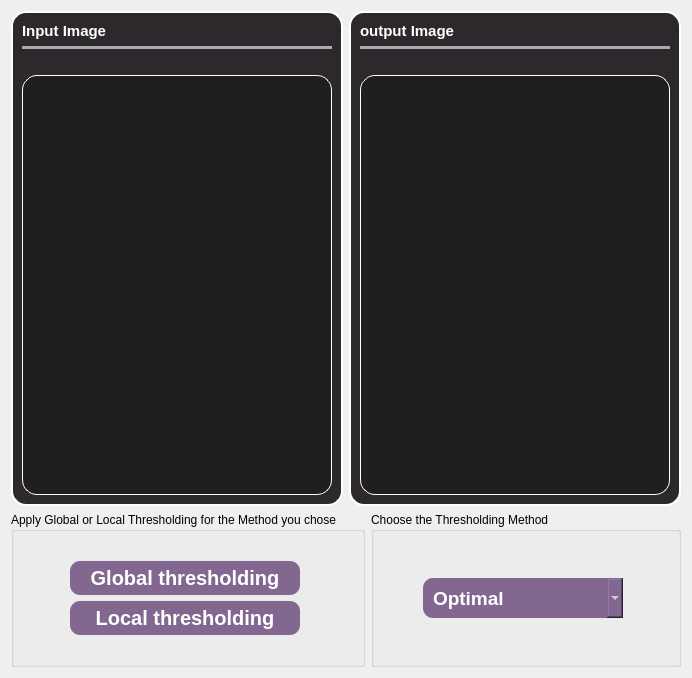
      <widget class="QWidget" name="harris_tab">
       <property name="styleSheet">
        <string notr="true"> /*</string>
       </property>
       <attribute name="title">
        <string>Thresholding</string>
       </attribute>
       <layout class="QGridLayout" name="gridLayout_2">
        <item row="0" column="0">
         <layout class="QHBoxLayout" name="horizontalLayout_2">
          <item>
           <widget class="QFrame" name="frame_25">
            <property name="maximumSize">
             <size>
              <width>600</width>
              <height>700</height>
             </size>
            </property>
            <property name="styleSheet">
             <string notr="true">background-color: #2d282c; /* Background color */
    border-radius: 15px; /* Curved borders */
    border: 2px solid #ffffff; /* 3D outline */

    box-shadow: 2px 2px 8px rgba(0, 0, 0, 0.7); /* 3D shadow effect */</string>
            </property>
            <property name="frameShape">
             <enum>QFrame::StyledPanel</enum>
            </property>
            <property name="frameShadow">
             <enum>QFrame::Raised</enum>
            </property>
            <layout class="QGridLayout" name="gridLayout_34">
             <property name="leftMargin">
              <number>9</number>
             </property>
             <item row="0" column="1">
              <layout class="QVBoxLayout" name="verticalLayout_75">
               <property name="leftMargin">
                <number>0</number>
               </property>
               <item>
                <widget class="QLabel" name="label_46">
                 <property name="styleSheet">
                  <string notr="true">color: #ffffff;
font-weight:Bold;
font-size: 15px;
border: none;
</string>
                 </property>
                 <property name="text">
                  <string>Input Image</string>
                 </property>
                </widget>
               </item>
               <item>
                <widget class="Line" name="line_37">
                 <property name="styleSheet">
                  <string notr="true">/* Line style */

  /* Set the width of the line */
  width: 20px;

  /* Set the height of the line */
  height: 5px;

  /* Set the background color of the line */
  background-color:#a8abaf;

  /* Set the border of the line */
  border: 10px;

  /* Set the border radius of the line */
  border-radius:5px;




</string>
                 </property>
                 <property name="orientation">
                  <enum>Qt::Horizontal</enum>
                 </property>
                </widget>
               </item>
               <item>
                <layout class="QHBoxLayout" name="horizontalLayout_45">
                 <item>
                  <layout class="QVBoxLayout" name="verticalLayout_76" stretch="0,5">
                   <item>
                    <spacer name="horizontalSpacer_17">
                     <property name="orientation">
                      <enum>Qt::Horizontal</enum>
                     </property>
                     <property name="sizeHint" stdset="0">
                      <size>
                       <width>40</width>
                       <height>20</height>
                      </size>
                     </property>
                    </spacer>
                   </item>
                   <item>
                    <widget class="QWidget" name="inputImageTh" native="true">
                     <property name="minimumSize">
                      <size>
                       <width>0</width>
                       <height>420</height>
                      </size>
                     </property>
                     <property name="maximumSize">
                      <size>
                       <width>600</width>
                       <height>700</height>
                      </size>
                     </property>
                     <property name="styleSheet">
                      <string notr="true">border: 1px solid #ffffff;
background-color: #1f1f1f;</string>
                     </property>
                    </widget>
                   </item>
                  </layout>
                 </item>
                </layout>
               </item>
              </layout>
             </item>
            </layout>
           </widget>
          </item>
          <item>
           <widget class="QFrame" name="frame_24">
            <property name="maximumSize">
             <size>
              <width>600</width>
              <height>700</height>
             </size>
            </property>
            <property name="styleSheet">
             <string notr="true">background-color: #2d282c; /* Background color */
    border-radius: 15px; /* Curved borders */
    border: 2px solid #ffffff; /* 3D outline */

    box-shadow: 2px 2px 8px rgba(0, 0, 0, 0.7); /* 3D shadow effect */</string>
            </property>
            <property name="frameShape">
             <enum>QFrame::StyledPanel</enum>
            </property>
            <property name="frameShadow">
             <enum>QFrame::Raised</enum>
            </property>
            <layout class="QGridLayout" name="gridLayout_33">
             <property name="leftMargin">
              <number>9</number>
             </property>
             <item row="0" column="1">
              <layout class="QVBoxLayout" name="verticalLayout_73">
               <property name="leftMargin">
                <number>0</number>
               </property>
               <item>
                <widget class="QLabel" name="label_45">
                 <property name="styleSheet">
                  <string notr="true">color: #ffffff;
font-weight:Bold;
font-size: 15px;
border: none;
</string>
                 </property>
                 <property name="text">
                  <string>output Image</string>
                 </property>
                </widget>
               </item>
               <item>
                <widget class="Line" name="line_36">
                 <property name="styleSheet">
                  <string notr="true">/* Line style */

  /* Set the width of the line */
  width: 20px;

  /* Set the height of the line */
  height: 5px;

  /* Set the background color of the line */
  background-color:#a8abaf;

  /* Set the border of the line */
  border: 10px;

  /* Set the border radius of the line */
  border-radius:5px;




</string>
                 </property>
                 <property name="orientation">
                  <enum>Qt::Horizontal</enum>
                 </property>
                </widget>
               </item>
               <item>
                <layout class="QHBoxLayout" name="horizontalLayout_44">
                 <item>
                  <layout class="QVBoxLayout" name="verticalLayout_74" stretch="0,5">
                   <item>
                    <spacer name="horizontalSpacer_16">
                     <property name="orientation">
                      <enum>Qt::Horizontal</enum>
                     </property>
                     <property name="sizeHint" stdset="0">
                      <size>
                       <width>40</width>
                       <height>20</height>
                      </size>
                     </property>
                    </spacer>
                   </item>
                   <item>
                    <widget class="QWidget" name="outputImageTh" native="true">
                     <property name="minimumSize">
                      <size>
                       <width>0</width>
                       <height>420</height>
                      </size>
                     </property>
                     <property name="maximumSize">
                      <size>
                       <width>600</width>
                       <height>700</height>
                      </size>
                     </property>
                     <property name="styleSheet">
                      <string notr="true">border: 1px solid #ffffff;
background-color: #1f1f1f;</string>
                     </property>
                    </widget>
                   </item>
                  </layout>
                 </item>
                </layout>
               </item>
              </layout>
             </item>
            </layout>
           </widget>
          </item>
         </layout>
        </item>
        <item row="1" column="0">
         <layout class="QHBoxLayout" name="horizontalLayout_17">
          <item>
           <widget class="QGroupBox" name="groupBox_13">
            <property name="sizePolicy">
             <sizepolicy hsizetype="Preferred" vsizetype="Fixed">
              <horstretch>0</horstretch>
              <verstretch>0</verstretch>
             </sizepolicy>
            </property>
            <property name="maximumSize">
             <size>
              <width>600</width>
              <height>200</height>
             </size>
            </property>
            <property name="styleSheet">
             <string notr="true">QGroupBox {
background-color: #1f1f1f;
border-radius: 14px;
border: 1.2px solid white;
    font-weight: bold;

}
QGroupBox::title {
    color: white;
    font-weight: bold;

}
background-color: #784B84;
      color: white;
      border: none;
      padding: 5px 10px;
     border: 1.2px solid white;
border-style: outset;
border-radius: 5px;</string>
            </property>
            <property name="title">
             <string>Apply Global or Local Thresholding for the Method you chose</string>
            </property>
            <layout class="QGridLayout" name="gridLayout_12">
             <item row="2" column="1">
              <widget class="QWidget" name="slidersWidget_4" native="true">
               <property name="styleSheet">
                <string notr="true">border: none;
background-color: #1f1f1f;</string>
               </property>
              </widget>
             </item>
             <item row="1" column="0">
              <layout class="QHBoxLayout" name="horizontalLayout_29">
               <property name="spacing">
                <number>3</number>
               </property>
               <item>
                <spacer name="horizontalSpacer_32">
                 <property name="orientation">
                  <enum>Qt::Horizontal</enum>
                 </property>
                 <property name="sizeHint" stdset="0">
                  <size>
                   <width>40</width>
                   <height>20</height>
                  </size>
                 </property>
                </spacer>
               </item>
               <item>
                <widget class="QPushButton" name="applyGlobalThreshold">
                 <property name="minimumSize">
                  <size>
                   <width>230</width>
                   <height>0</height>
                  </size>
                 </property>
                 <property name="maximumSize">
                  <size>
                   <width>200</width>
                   <height>16777215</height>
                  </size>
                 </property>
                 <property name="cursor">
                  <cursorShape>PointingHandCursor</cursorShape>
                 </property>
                 <property name="styleSheet">
                  <string notr="true">QPushButton{
  appearance: button;
  backface-visibility: hidden;
  background-color: #826890;
  border-radius: 10px;
  border-width: 0;
  box-shadow: rgba(50, 50, 93, .1) 0 0 0 1px inset,rgba(50, 50, 93, .1) 0 2px 5px 0,rgba(0, 0, 0, .07) 0 1px 1px 0;
  box-sizing: border-box;
font-size:20px;
      color: white;
   
     border: none;
padding-top:5px;
padding-bottom:5px;
font-weight:bold;


}
QPushButton:hover {
    background-color: #695474;    /* Slightly lighter blue when hovering */
}

QPushButton:pressed {
    background-color: #4d3d55;    /* Darker blue when pressed */
}
</string>
                 </property>
                 <property name="text">
                  <string>Global thresholding</string>
                 </property>
                </widget>
               </item>
               <item>
                <spacer name="horizontalSpacer_34">
                 <property name="orientation">
                  <enum>Qt::Horizontal</enum>
                 </property>
                 <property name="sizeHint" stdset="0">
                  <size>
                   <width>40</width>
                   <height>20</height>
                  </size>
                 </property>
                </spacer>
               </item>
              </layout>
             </item>
             <item row="0" column="0">
              <spacer name="horizontalSpacer_7">
               <property name="orientation">
                <enum>Qt::Horizontal</enum>
               </property>
               <property name="sizeHint" stdset="0">
                <size>
                 <width>40</width>
                 <height>20</height>
                </size>
               </property>
              </spacer>
             </item>
             <item row="3" column="0">
              <spacer name="horizontalSpacer_8">
               <property name="orientation">
                <enum>Qt::Horizontal</enum>
               </property>
               <property name="sizeHint" stdset="0">
                <size>
                 <width>40</width>
                 <height>20</height>
                </size>
               </property>
              </spacer>
             </item>
             <item row="2" column="0">
              <layout class="QHBoxLayout" name="horizontalLayout_28">
               <property name="spacing">
                <number>3</number>
               </property>
               <item>
                <spacer name="horizontalSpacer_19">
                 <property name="orientation">
                  <enum>Qt::Horizontal</enum>
                 </property>
                 <property name="sizeHint" stdset="0">
                  <size>
                   <width>40</width>
                   <height>20</height>
                  </size>
                 </property>
                </spacer>
               </item>
               <item>
                <widget class="QPushButton" name="applyLocalThreshold">
                 <property name="minimumSize">
                  <size>
                   <width>230</width>
                   <height>0</height>
                  </size>
                 </property>
                 <property name="maximumSize">
                  <size>
                   <width>200</width>
                   <height>16777215</height>
                  </size>
                 </property>
                 <property name="cursor">
                  <cursorShape>PointingHandCursor</cursorShape>
                 </property>
                 <property name="styleSheet">
                  <string notr="true">QPushButton{
  appearance: button;
  backface-visibility: hidden;
  background-color: #826890;
  border-radius: 10px;
  border-width: 0;
  box-shadow: rgba(50, 50, 93, .1) 0 0 0 1px inset,rgba(50, 50, 93, .1) 0 2px 5px 0,rgba(0, 0, 0, .07) 0 1px 1px 0;
  box-sizing: border-box;
font-size:20px;
      color: white;
   
     border: none;
padding-top:5px;
padding-bottom:5px;
font-weight:bold;

}
QPushButton:hover {
    background-color: #695474;    /* Slightly lighter blue when hovering */
}

QPushButton:pressed {
    background-color: #4d3d55;    /* Darker blue when pressed */
}
</string>
                 </property>
                 <property name="text">
                  <string>Local thresholding</string>
                 </property>
                </widget>
               </item>
               <item>
                <spacer name="horizontalSpacer_21">
                 <property name="orientation">
                  <enum>Qt::Horizontal</enum>
                 </property>
                 <property name="sizeHint" stdset="0">
                  <size>
                   <width>40</width>
                   <height>20</height>
                  </size>
                 </property>
                </spacer>
               </item>
              </layout>
             </item>
            </layout>
           </widget>
          </item>
          <item>
           <widget class="QGroupBox" name="groupBox_9">
            <property name="sizePolicy">
             <sizepolicy hsizetype="Preferred" vsizetype="Fixed">
              <horstretch>0</horstretch>
              <verstretch>0</verstretch>
             </sizepolicy>
            </property>
            <property name="maximumSize">
             <size>
              <width>600</width>
              <height>270</height>
             </size>
            </property>
            <property name="styleSheet">
             <string notr="true">QGroupBox {
background-color: #1f1f1f;
border-radius: 14px;
border: 1.2px solid white;
    font-weight: bold;
}
QGroupBox::title {
    color: white;
    font-weight: bold;

}
background-color: #784B84;
      color: white;
      border: none;
      padding: 5px 10px;
     border: 1.2px solid white;
border-style: outset;
border-radius: 5px;</string>
            </property>
            <property name="title">
             <string>Choose the Thresholding Method</string>
            </property>
            <layout class="QGridLayout" name="gridLayout_7">
             <item row="2" column="1">
              <widget class="QWidget" name="slidersWidget_2" native="true">
               <property name="styleSheet">
                <string notr="true">border: none;
background-color: #1f1f1f;</string>
               </property>
              </widget>
             </item>
             <item row="2" column="0">
              <layout class="QHBoxLayout" name="horizontalLayout_35">
               <item>
                <spacer name="horizontalSpacer_41">
                 <property name="orientation">
                  <enum>Qt::Horizontal</enum>
                 </property>
                 <property name="sizeHint" stdset="0">
                  <size>
                   <width>40</width>
                   <height>20</height>
                  </size>
                 </property>
                </spacer>
               </item>
               <item>
                <widget class="QComboBox" name="thresholdingCombo">
                 <property name="minimumSize">
                  <size>
                   <width>200</width>
                   <height>40</height>
                  </size>
                 </property>
                 <property name="cursor">
                  <cursorShape>PointingHandCursor</cursorShape>
                 </property>
                 <property name="styleSheet">
                  <string notr="true">QComboBox {
    font-family: &quot;Arial&quot;;
    font-weight: 700; /* Semibold */
    font-size: 14pt; /* Adjust the font size as needed */
 	color: rgb(26, 70, 91);


	background-color: #826890;   /* Background color for the combo box */
  
    border-radius: 10px;         /* Rounded corners */
    padding: 4px 10px;           /* Padding around the text */
    color: white;               
}

QComboBox::drop-down {
color: #ffffff;
}
QComboBox QAbstractItemView {
color:#ffffff;
    background-color: #rgb(224, 224, 224);   /* Background color for the list */

    selection-background-color: #6e587a; /* Selection color when an item is highlighted */

}</string>
                 </property>
                 <item>
                  <property name="text">
                   <string>Optimal</string>
                  </property>
                 </item>
                 <item>
                  <property name="text">
                   <string>Otsu</string>
                  </property>
                 </item>
                 <item>
                  <property name="text">
                   <string>Spectral</string>
                  </property>
                 </item>
                </widget>
               </item>
               <item>
                <spacer name="horizontalSpacer_43">
                 <property name="orientation">
                  <enum>Qt::Horizontal</enum>
                 </property>
                 <property name="sizeHint" stdset="0">
                  <size>
                   <width>40</width>
                   <height>20</height>
                  </size>
                 </property>
                </spacer>
               </item>
              </layout>
             </item>
            </layout>
           </widget>
          </item>
         </layout>
        </item>
       </layout>
      </widget>
